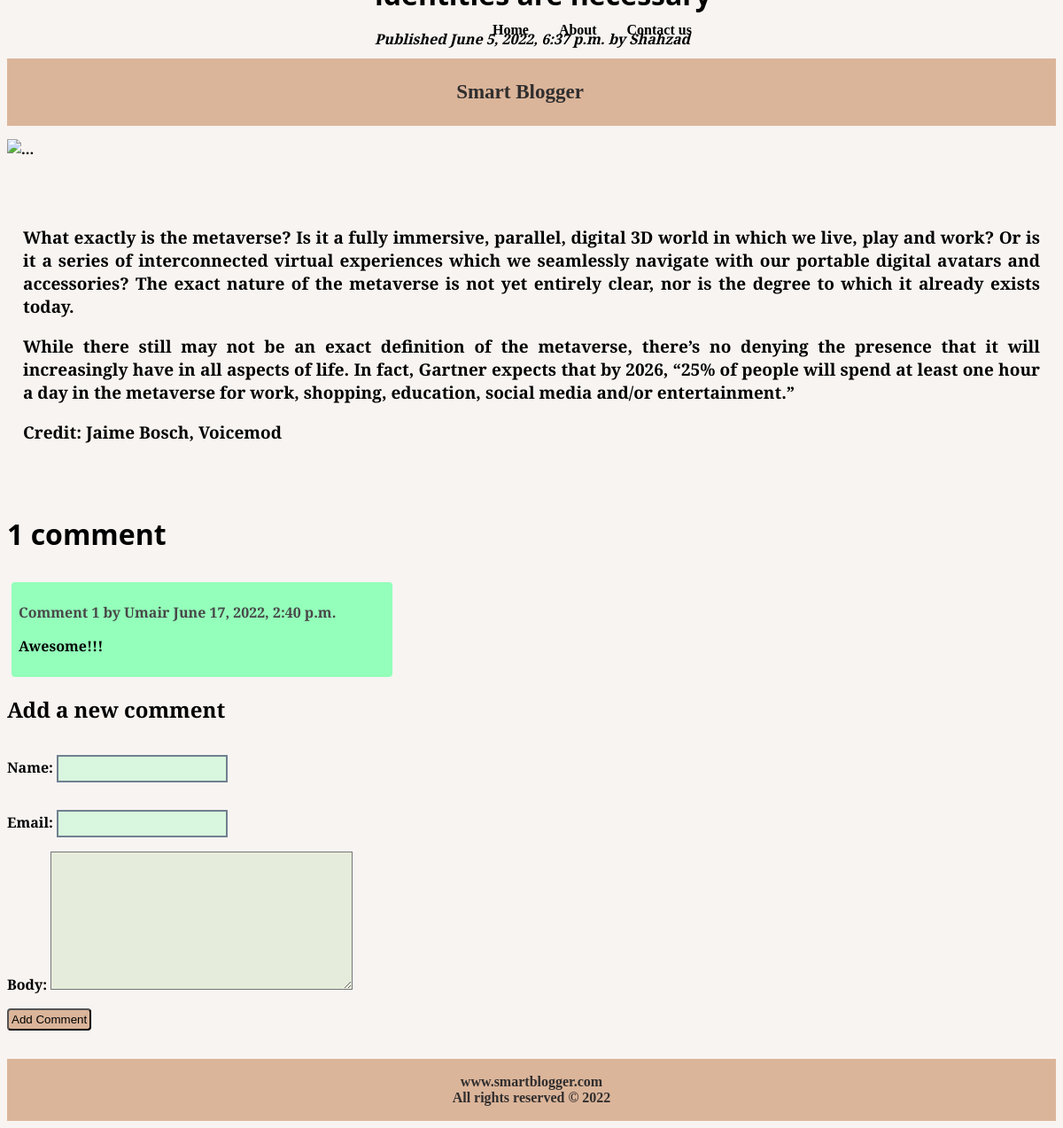
The app's page /2022/6/5/for-the-metaverse-to-grow-mobile-digital-identities-are-necessary/ with its own data.
### blog/models.py (models this page shows, shortened)
class Post(models.Model):
    STATUS_CHOICES = (('draft', 'Draft'), ('published', 'Published'),)
    title = models.CharField(max_length=250)
    slug = models.SlugField(max_length=250, unique_for_date='publish')
    author = models.ForeignKey(
        User, on_delete=models.CASCADE, related_name='blog_posts')
    body = models.TextField()
    imageURL=models.CharField(max_length=500)
    publish = models.DateTimeField(default=timezone.now)
    created = models.DateTimeField(auto_now_add=True)
    updated = models.DateTimeField(auto_now=True)
    status = models.CharField(max_length=10, choices=STATUS_CHOICES, default='draft')
    objects = models.Manager()
    published = PublishedManager()
    class Meta:
        ordering = ('-publish',)

class Comment(models.Model):
    post = models.ForeignKey(Post,
                             on_delete=models.CASCADE,
                             related_name='comments')
    name = models.CharField(max_length=80)
    email = models.EmailField()
    body = models.TextField()
    created = models.DateTimeField(auto_now_add=True)
    updated = models.DateTimeField(auto_now=True)
    active = models.BooleanField(default=True)
    class Meta:
        ordering = ('created',)

### blog/views.py (the view)
# urls.py: path('<int:year>/<int:month>/<int:day>/<slug:post>/',views.post_details, name='post_details'),
def post_details(request,	year,	month,	day,	post):
    post = get_object_or_404(Post, slug=post,
                             status='published',
                             publish__year=year,
                             publish__month=month,
                             publish__day=day)
    comments = post.comments.filter(active=True)
    new_comment = None
    if request.method == 'POST':
        comment_form = CommentForm(data=request.POST)
        if comment_form.is_valid():
            new_comment = comment_form.save(commit=False)
            new_comment.post = post
            new_comment.save()
    else:
        comment_form = CommentForm()
    return render(request,
                  'blog/post/details.html',
                  {'post':	post,
                   'comments':	comments,
                   'new_comment':	new_comment,
                   'comment_form':	comment_form})

### blog/forms.py
class CommentForm(forms.ModelForm):
    class Meta:
        model = Comment
        fields = ('name', 'email', 'body')

### blog/templates/blog/post/details.html (shortened to what this page needs)
{% extends "blog/base.html" %}
{% block content %}
{% load static %}
<div style="border-radius: 2px 70px 70px 2px;">
<div class="detailImg">
<img src="{{post.imageURL}}" width="400" height="305" alt="...">
</div>
<h1 style="font-family:'Segoe UI', Tahoma, Geneva, Verdana, sans-serif; margin:18px;margin-left:415px;margin-top: -250px;">{{ post.title }}</h1>
<p class="date" style="margin-top:-16px;font-style:italic;margin-bottom: 96px; margin:18px;margin-left:415px;margin-bottom: 200px">
	Published {{ post.publish }} by {{ post.author }}
</p>
<div style="font-size: 19px;text-align: justify; margin:18px;margin-bottom: 80px; margin-top: 80px;">
	{{ post.body|linebreaks }}
</div>
<div class="comment-section">
	{% with comments.count as total_comments %}
	<h2
		style="margin-bottom:33px;font-size: 32px;font-family: 'Segoe UI', Tahoma, Geneva, Verdana, sans-serif;">
		{{ total_comments }} comment{{ total_comments|pluralize }}
	</h2>
	{% endwith %}
	{% for comment in comments %}
	<div class="comment"
		style=" margin:5px;display: block; width: 35%;border-radius: 4px;padding: 8px; background-color: rgb(147 255 186);">
		<p class="info" style="color: rgb(72 72 72); font-weight: bold; margin-top: 15px;">
			Comment {{ forloop.counter }} by {{ comment.name }}
			{{ comment.created }}
		</p>
		{{ comment.body|linebreaks }}
	</div>
</div>
{% empty %}
<p>There are no comments yet.</p>
{% endfor %}
{% if new_comment %}
<h2>Your comment has been added.</h2>
{% else %}
<h2>Add a new comment</h2>
<form name="form1" action="." method="post" autocomplete="off">
	{{ comment_form.as_p }}
	<p><input class="addcom" type="submit" value="Add Comment"></p>
</form>
{% endif %}
</div>
{% endblock %}

### blog/templates/blog/base.html (style rules this page uses)
body { font-weight: bold; font-family: 'Spectral', serif; background-color:rgb(248, 244, 241); }
h1 { margin-top: 0; font-family: 'Courgette', cursive; }
.addcom { color: black; background-color: rgb(219, 181, 154); padding: 3px; border-radius: 4px; }
.detailImg { margin-top: 10px; }
#id_name, #id_email { padding: 6px; background-color:#d9f7de; margin-top: 15px; border:2px solid slategrey; }
#id_body { background-color:rgb(230, 236, 219); }

### records on screen
Post: publish "June 5, 2022, 6:37 p.m.", author "Shahzad", body "What exactly is the metaverse? Is it a fully immersive, parallel, digital 3D world in which we live, play and work? Or is it a series of interconnected virtual experiences which we seamlessly navigate with our portable digital avatars and accessories? The exact nature of the metaverse is not yet entirely clear, nor is the degree to which it already exists today. While there still may not be an exact definition of the metaverse, there’s no denying the presence that it will increasingly have in all aspects of life. In fact, Gartner expects that by 2026, “25% of people will spend at least one hour a day in the metaverse for work, shopping, education, social media and/or entertainment.” Credit:…"
Comment: name "Umair", created "June 17, 2022, 2:40 p.m.", body "Awesome!!!"

### other values on screen
{{ total_comments }} "1"
